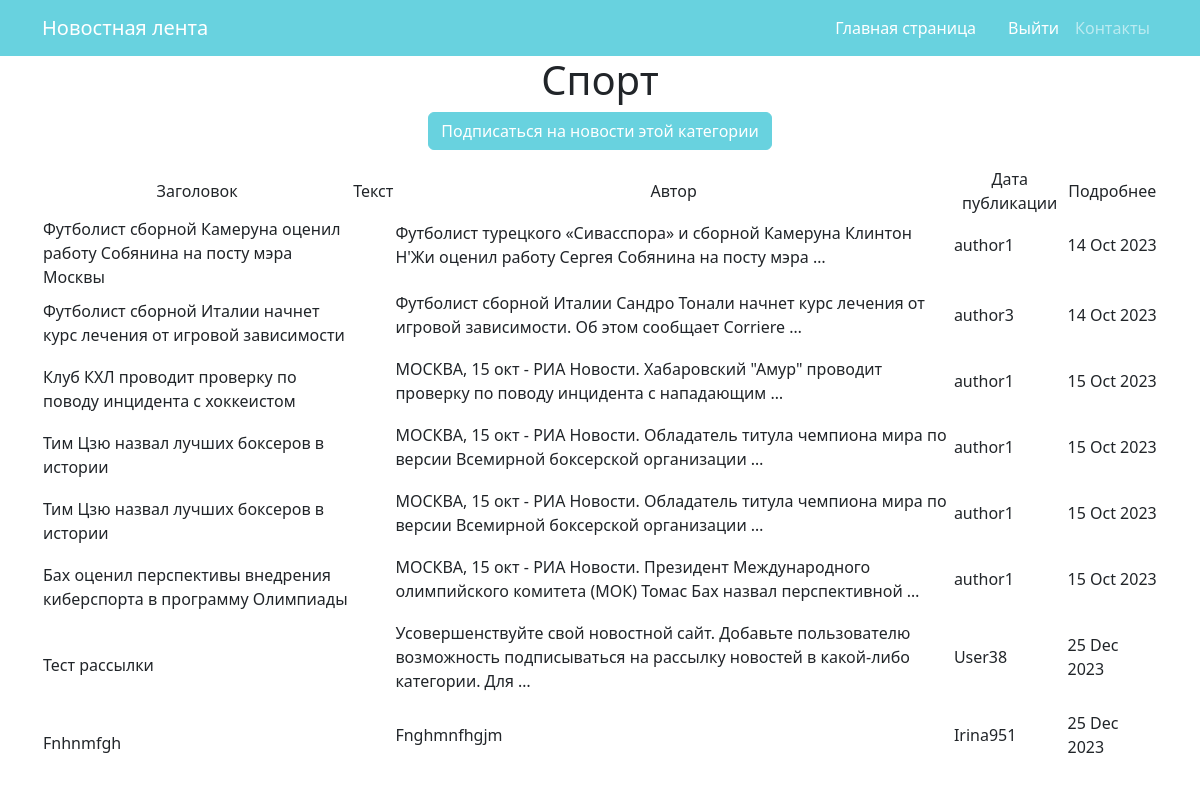
Page /news/category/1/ on the committed database.
### news/models.py (models this page shows, shortened)
class Category(models.Model):
    name = models.CharField(max_length=40, unique=True)
    subscribers = models.ManyToManyField(User, related_name='categories')
    def __str__(self):
        return self.name.title()

class Post(models.Model):
    author = models.ForeignKey(Author, on_delete=models.CASCADE, verbose_name=pgettext_lazy('Author', 'Author'))
    type = models.CharField(max_length=7, choices=TYPE, default='NWS')
    time_in = models.DateTimeField(auto_now_add=True)
    category = models.ManyToManyField(Category, through='PostCategory')
    title = models.CharField(max_length=100)
    text = models.TextField()
    rating = models.IntegerField(default=0)

class Author(models.Model):
    name = models.CharField(max_length=255)
    users = models.OneToOneField(User, on_delete=models.CASCADE)
    user_rating = models.IntegerField(default=0)
    def __str__(self):
        return self.name

### news/views.py (the view)
# urls.py: path('category/<int:pk>/', CategoryPost.as_view(), name='category'),
class CategoryPost(DetailView):
    model = Category
    template_name = 'categories/post_category.html'
    context_object_name = 'postcategory'
    def get_context_data(self, **kwargs):
        context = super().get_context_data(**kwargs)
        context['posts'] = Post.objects.filter(category=kwargs['object'])
        return context

### templates/categories/post_category.html (shortened to what this page needs)
{% extends 'flatpages/default.html' %}
{% block content %}
<h1> {{ postcategory }}</h1>
<p class="text-center"><a href="subscribe" class="btn btn-primary">Подписаться на новости этой категории</a></p>
{% if postcategory %}
        <table>
            <tr>
                <td> Заголовок</td>
                <td> Текст </td>
                <td> Автор </td>
                <td> Дата публикации </td>
                <td> Подробнее </td>
            </tr>
            {% for post in posts %}
            <tr>
                <td><a align="left" class="nav-link active" aria-current="page" href="/news/{{ post.id  }}">{{ post.title }}</a><td>
                <td><p align="left">{{ post.text|truncatewords:15 }} </td>
                <td><p align="left">{{ post.author }} </td>
                <td><p align="left">{{ post.time_in|date:'d M Y' }} </td>
            </tr>
            {% endfor %}
        </table>
    {% else %}
        <h2> Нет новостей! </h2>
    {% endif %}
{% endblock content %}

### rows in the picture
Category: name "Спорт"
Post: title "Футболист сборной Камеруна оценил работу Собянина на посту мэра Москвы", text "Футболист турецкого «Сивасспора» и сборной Камеруна Клинтон Н'Жи оценил работу Сергея Собянина на посту мэра …", author "author1", time_in "14 Oct 2023"
Post: title "Футболист сборной Италии начнет курс лечения от игровой зависимости", text "Футболист сборной Италии Сандро Тонали начнет курс лечения от игровой зависимости. Об этом сообщает Corriere …", author "author3", time_in "14 Oct 2023"
Post: title "Клуб КХЛ проводит проверку по поводу инцидента с хоккеистом", text "МОСКВА, 15 окт - РИА Новости. Хабаровский \"Амур\" проводит проверку по поводу инцидента с нападающим …", author "author1", time_in "15 Oct 2023"
Post: title "Тим Цзю назвал лучших боксеров в истории", text "МОСКВА, 15 окт - РИА Новости. Обладатель титула чемпиона мира по версии Всемирной боксерской организации …", author "author1", time_in "15 Oct 2023"
Post: title "Тим Цзю назвал лучших боксеров в истории", text "МОСКВА, 15 окт - РИА Новости. Обладатель титула чемпиона мира по версии Всемирной боксерской организации …", author "author1", time_in "15 Oct 2023"
Post: title "Бах оценил перспективы внедрения киберспорта в программу Олимпиады", text "МОСКВА, 15 окт - РИА Новости. Президент Международного олимпийского комитета (МОК) Томас Бах назвал перспективной …", author "author1", time_in "15 Oct 2023"
Post: title "Тест рассылки", text "Усовершенствуйте свой новостной сайт. Добавьте пользователю возможность подписываться на рассылку новостей в какой-либо категории. Для …", author "User38", time_in "25 Dec 2023"
Post: title "Fnhnmfgh", text "Fnghmnfhgjm", author "Irina951", time_in "25 Dec 2023"
